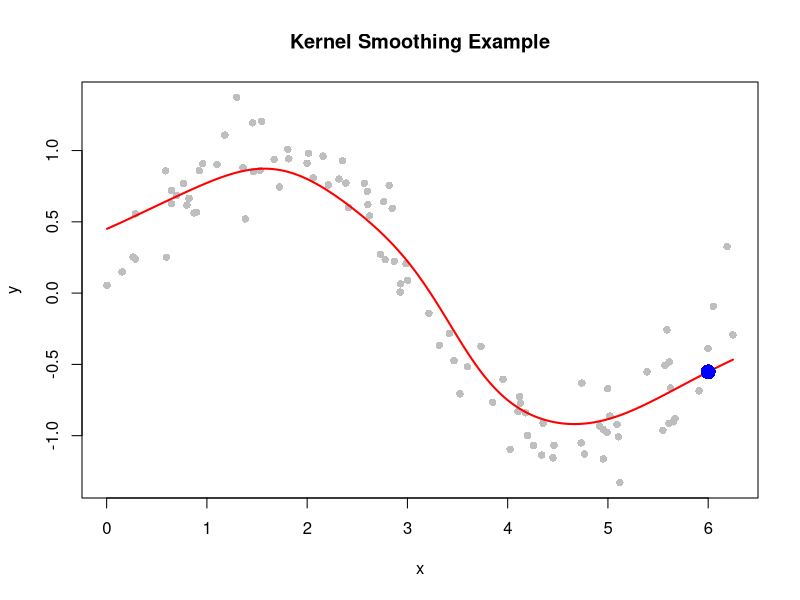

This chart was generated by the following R code:
# Function to perform kernel smoothing and return a prediction function
create_kernel_smoother <- function(x, y, bandwidth = NULL, kernel_type = "gaussian") {
  # Order the data
  ord <- order(x)
  x <- x[ord]
  y <- y[ord]
  
  # Set default bandwidth using Silverman's rule if not provided
  if (is.null(bandwidth)) {
    bandwidth <- 0.9 * min(sd(x), IQR(x)/1.34) * length(x)^(-0.2)
  }
  
  # Define kernel functions
  kernels <- list(
    gaussian = function(x) dnorm(x, sd = 1),
    epanechnikov = function(x) ifelse(abs(x) <= 1, 3/4 * (1 - x^2), 0),
    triangular = function(x) ifelse(abs(x) <= 1, 1 - abs(x), 0)
  )
  
  kernel_fn <- kernels[[kernel_type]]
  
  # Create prediction function
  predict_fn <- function(new_x) {
    sapply(new_x, function(x0) {
      # Calculate scaled distances
      scaled_dist <- (x - x0) / bandwidth
      
      # Calculate weights
      weights <- kernel_fn(scaled_dist)
      weights <- weights / sum(weights)
      
      # Return weighted average
      sum(y * weights)
    })
  }
  
  # Return a list containing the prediction function and metadata
  structure(list(
    predict = predict_fn,
    x = x,
    y = y,
    bandwidth = bandwidth,
    kernel_type = kernel_type
  ), class = "kernel_smoother")
}

# Example usage:
set.seed(123)
x <- sort(runif(100) * 2 * pi)
y <- sin(x) + rnorm(100, 0, 0.2)

# Create smoother
smoother <- create_kernel_smoother(x, y, bandwidth = 0.5)

# Generate predictions for new data
new_x <- seq(min(x), max(x), length.out = 200)
predicted_y <- smoother$predict(new_x)

# Plot original data and smoothed line
plot(x, y, pch = 16, col = "gray", main = "Kernel Smoothing Example")
lines(new_x, predicted_y, col = "red", lwd = 2)

# Example of how to use the smoothed function for prediction
new_point <- 6
predicted_value <- smoother$predict(new_point)
points(new_point, predicted_value, col = "blue", pch = 16, cex = 2)


